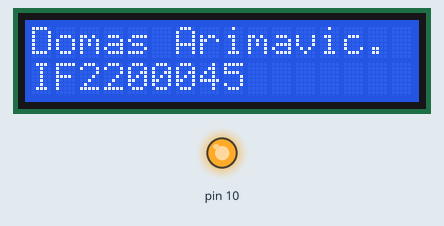
Bench run of a sketch on a simulated Arduino Uno, built with avr-gcc and run on an emulated ATmega328P. On the bench: 16×2 character LCD, output pins drawn as LEDs (lit = HIGH).

Above: at 0.1 s.
At 0.8 s:
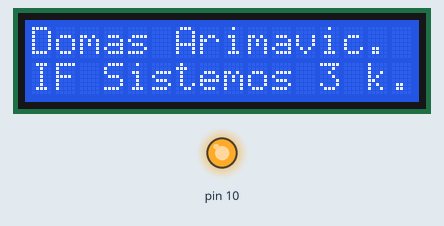

The sketch:

1_2.ino
```cpp
#include <LiquidCrystal.h>

//For calls Arduino UNO
LiquidCrystal lcd(8, 9, 4, 5, 6, 7);

//For tincercad.com Arduino UNO
//LiquidCrystal lcd(12, 11, 5, 4, 3, 2);

void setup() {
  lcd.begin(16, 2);
  analogWrite(10, 255);
}

void loop() {
	lcd.setCursor(0, 0);
    lcd.print("Domas Arimavic.");
  	lcd.setCursor(0, 1);
    lcd.print("IF2200045       ");
  	delay(700);
  	lcd.setCursor(0, 1);
    lcd.print("IF Sistemos 3 k.");
  	delay(700);
}
```

Measured:
- what the display in image 1 shows lasts 0.7 s, from 0.8 s to 1.5 s
